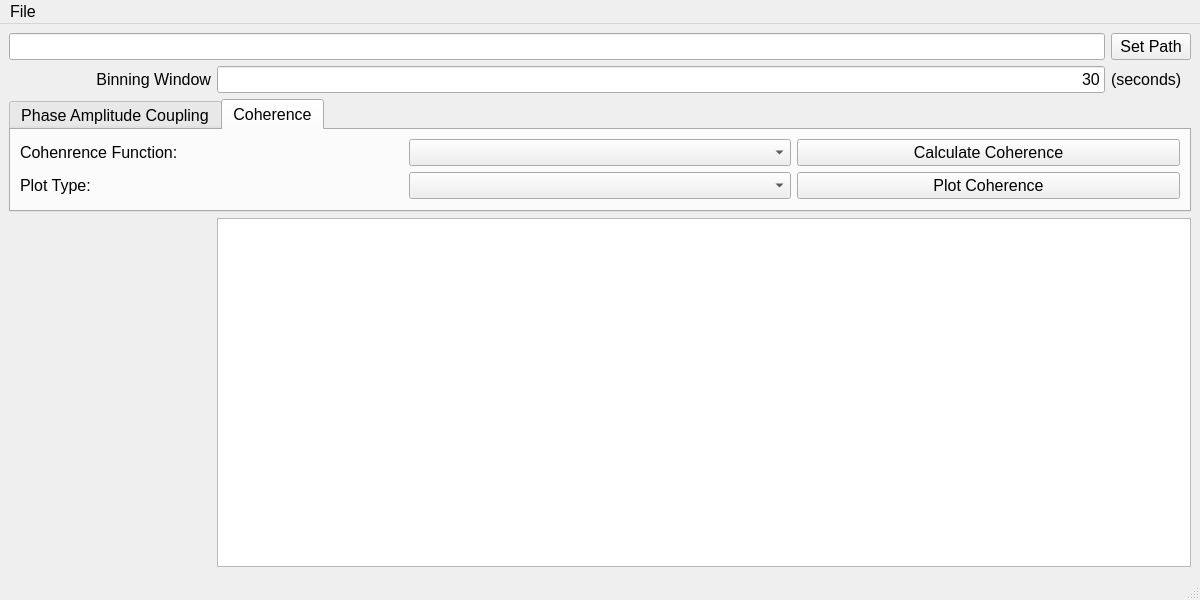
<?xml version="1.0" encoding="UTF-8"?>
<ui version="4.0">
 <class>mainWindow</class>
 <widget class="QMainWindow" name="mainWindow">
  <property name="geometry">
   <rect>
    <x>0</x>
    <y>0</y>
    <width>1200</width>
    <height>600</height>
   </rect>
  </property>
  <property name="sizePolicy">
   <sizepolicy hsizetype="Minimum" vsizetype="Preferred">
    <horstretch>0</horstretch>
    <verstretch>0</verstretch>
   </sizepolicy>
  </property>
  <property name="minimumSize">
   <size>
    <width>1200</width>
    <height>600</height>
   </size>
  </property>
  <property name="font">
   <font>
    <pointsize>12</pointsize>
   </font>
  </property>
  <property name="windowTitle">
   <string>Sake Connectivity</string>
  </property>
  <widget class="QWidget" name="centralwidget">
   <layout class="QGridLayout" name="gridLayout">
    <item row="5" column="1" colspan="2">
     <widget class="QTextBrowser" name="errorBrowser"/>
    </item>
    <item row="2" column="0" rowspan="2" colspan="3">
     <widget class="QTabWidget" name="tabWidget">
      <property name="sizePolicy">
       <sizepolicy hsizetype="MinimumExpanding" vsizetype="Expanding">
        <horstretch>0</horstretch>
        <verstretch>0</verstretch>
       </sizepolicy>
      </property>
      <property name="minimumSize">
       <size>
        <width>500</width>
        <height>0</height>
       </size>
      </property>
      <property name="font">
       <font>
        <pointsize>12</pointsize>
       </font>
      </property>
      <property name="currentIndex">
       <number>1</number>
      </property>
      <widget class="QWidget" name="tab">
       <property name="font">
        <font>
         <pointsize>12</pointsize>
        </font>
       </property>
       <attribute name="title">
        <string>Phase Amplitude Coupling</string>
       </attribute>
       <layout class="QGridLayout" name="gridLayout_2">
        <item row="2" column="0">
         <widget class="QLabel" name="label_4">
          <property name="text">
           <string>PAC Function:</string>
          </property>
         </widget>
        </item>
        <item row="2" column="1">
         <widget class="QComboBox" name="pacFuncBox"/>
        </item>
        <item row="2" column="2">
         <widget class="QPushButton" name="pacCalcButton">
          <property name="enabled">
           <bool>true</bool>
          </property>
          <property name="sizePolicy">
           <sizepolicy hsizetype="Preferred" vsizetype="Fixed">
            <horstretch>0</horstretch>
            <verstretch>0</verstretch>
           </sizepolicy>
          </property>
          <property name="font">
           <font>
            <pointsize>12</pointsize>
           </font>
          </property>
          <property name="text">
           <string>Calculate PAC</string>
          </property>
          <property name="checkable">
           <bool>false</bool>
          </property>
         </widget>
        </item>
        <item row="3" column="0">
         <widget class="QLabel" name="label_5">
          <property name="text">
           <string>Plot Type:</string>
          </property>
         </widget>
        </item>
        <item row="3" column="2">
         <widget class="QPushButton" name="pacPlotButton">
          <property name="enabled">
           <bool>true</bool>
          </property>
          <property name="sizePolicy">
           <sizepolicy hsizetype="Preferred" vsizetype="Fixed">
            <horstretch>0</horstretch>
            <verstretch>0</verstretch>
           </sizepolicy>
          </property>
          <property name="font">
           <font>
            <pointsize>12</pointsize>
           </font>
          </property>
          <property name="text">
           <string> Plot PAC</string>
          </property>
          <property name="default">
           <bool>false</bool>
          </property>
          <property name="flat">
           <bool>false</bool>
          </property>
         </widget>
        </item>
        <item row="3" column="1">
         <widget class="QComboBox" name="pacPlotBox"/>
        </item>
       </layout>
      </widget>
      <widget class="QWidget" name="tab_2">
       <attribute name="title">
        <string>Coherence</string>
       </attribute>
       <layout class="QGridLayout" name="gridLayout_3">
        <item row="0" column="2">
         <widget class="QPushButton" name="coherCalcButton">
          <property name="sizePolicy">
           <sizepolicy hsizetype="Preferred" vsizetype="Fixed">
            <horstretch>0</horstretch>
            <verstretch>0</verstretch>
           </sizepolicy>
          </property>
          <property name="text">
           <string>Calculate Coherence</string>
          </property>
         </widget>
        </item>
        <item row="0" column="0">
         <widget class="QLabel" name="label_3">
          <property name="sizePolicy">
           <sizepolicy hsizetype="Preferred" vsizetype="Fixed">
            <horstretch>0</horstretch>
            <verstretch>0</verstretch>
           </sizepolicy>
          </property>
          <property name="text">
           <string>Cohenrence Function:</string>
          </property>
         </widget>
        </item>
        <item row="0" column="1">
         <widget class="QComboBox" name="coherFuncBox">
          <property name="sizePolicy">
           <sizepolicy hsizetype="Preferred" vsizetype="Fixed">
            <horstretch>0</horstretch>
            <verstretch>0</verstretch>
           </sizepolicy>
          </property>
         </widget>
        </item>
        <item row="1" column="0">
         <widget class="QLabel" name="label_6">
          <property name="text">
           <string>Plot Type:</string>
          </property>
         </widget>
        </item>
        <item row="1" column="2">
         <widget class="QPushButton" name="coherPlotButton">
          <property name="sizePolicy">
           <sizepolicy hsizetype="Preferred" vsizetype="Fixed">
            <horstretch>0</horstretch>
            <verstretch>0</verstretch>
           </sizepolicy>
          </property>
          <property name="text">
           <string>Plot Coherence</string>
          </property>
         </widget>
        </item>
        <item row="1" column="1">
         <widget class="QComboBox" name="coherPlotBox"/>
        </item>
       </layout>
      </widget>
     </widget>
    </item>
    <item row="5" column="0">
     <widget class="QLabel" name="logoLabel">
      <property name="minimumSize">
       <size>
        <width>202</width>
        <height>157</height>
       </size>
      </property>
      <property name="maximumSize">
       <size>
        <width>202</width>
        <height>157</height>
       </size>
      </property>
      <property name="text">
       <string/>
      </property>
      <property name="scaledContents">
       <bool>true</bool>
      </property>
     </widget>
    </item>
    <item row="0" column="0" colspan="2">
     <widget class="QLineEdit" name="pathEdit">
      <property name="font">
       <font>
        <pointsize>12</pointsize>
       </font>
      </property>
     </widget>
    </item>
    <item row="1" column="1">
     <widget class="QLineEdit" name="pacBinEdit">
      <property name="font">
       <font>
        <pointsize>12</pointsize>
       </font>
      </property>
      <property name="layoutDirection">
       <enum>Qt::LeftToRight</enum>
      </property>
      <property name="text">
       <string>30</string>
      </property>
      <property name="alignment">
       <set>Qt::AlignRight|Qt::AlignTrailing|Qt::AlignVCenter</set>
      </property>
     </widget>
    </item>
    <item row="1" column="2">
     <widget class="QLabel" name="label_2">
      <property name="font">
       <font>
        <pointsize>12</pointsize>
       </font>
      </property>
      <property name="text">
       <string>(seconds)</string>
      </property>
     </widget>
    </item>
    <item row="1" column="0">
     <widget class="QLabel" name="label">
      <property name="font">
       <font>
        <pointsize>12</pointsize>
       </font>
      </property>
      <property name="text">
       <string>Binning Window</string>
      </property>
      <property name="alignment">
       <set>Qt::AlignRight|Qt::AlignTrailing|Qt::AlignVCenter</set>
      </property>
     </widget>
    </item>
    <item row="0" column="2">
     <widget class="QPushButton" name="pathButton">
      <property name="font">
       <font>
        <pointsize>12</pointsize>
       </font>
      </property>
      <property name="text">
       <string>Set Path</string>
      </property>
     </widget>
    </item>
   </layout>
  </widget>
  <widget class="QMenuBar" name="menubar">
   <property name="geometry">
    <rect>
     <x>0</x>
     <y>0</y>
     <width>1200</width>
     <height>22</height>
    </rect>
   </property>
   <widget class="QMenu" name="menuFile">
    <property name="title">
     <string>File</string>
    </property>
    <addaction name="actionSettings"/>
   </widget>
   <addaction name="menuFile"/>
  </widget>
  <widget class="QStatusBar" name="statusbar"/>
  <action name="actionSettings">
   <property name="text">
    <string>Settings</string>
   </property>
   <property name="font">
    <font>
     <pointsize>12</pointsize>
    </font>
   </property>
  </action>
 </widget>
 <resources/>
 <connections/>
</ui>
